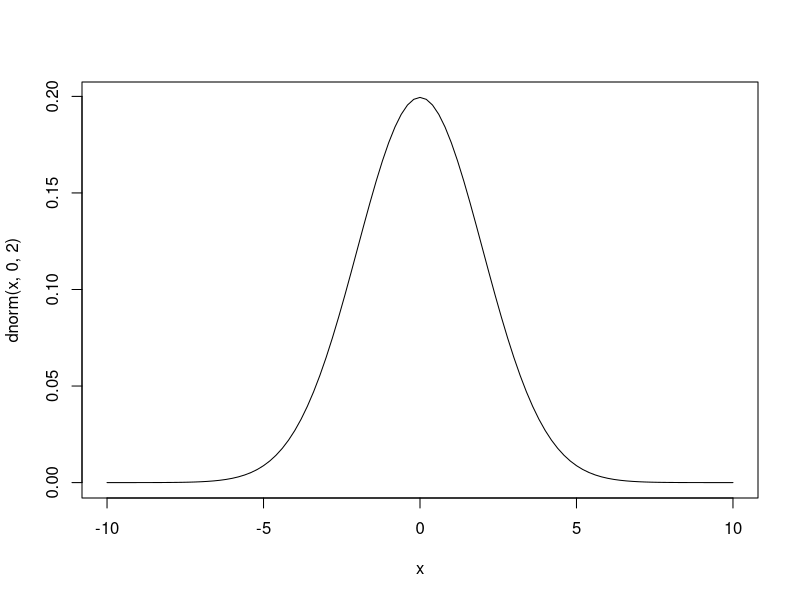
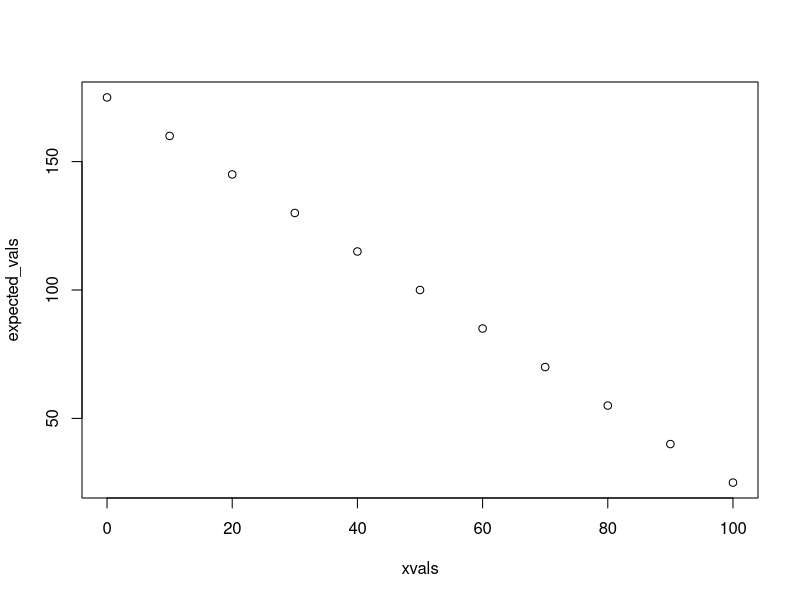
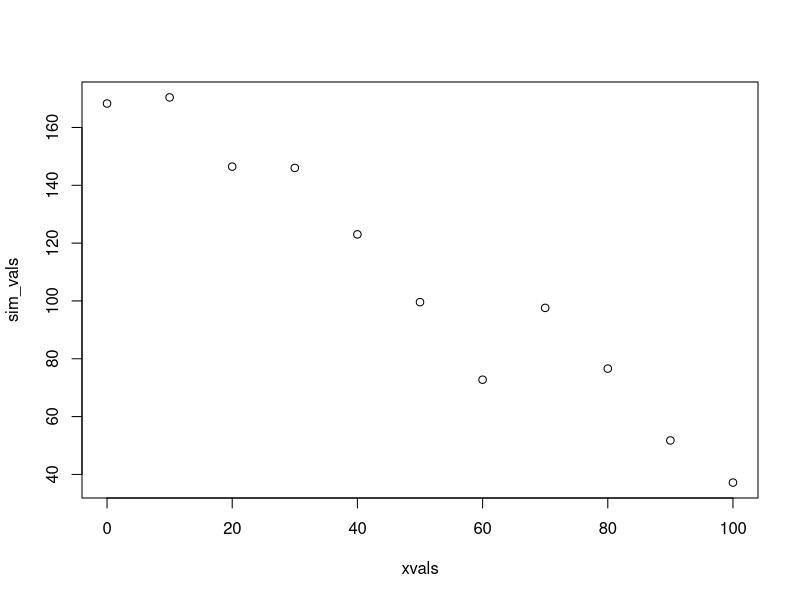
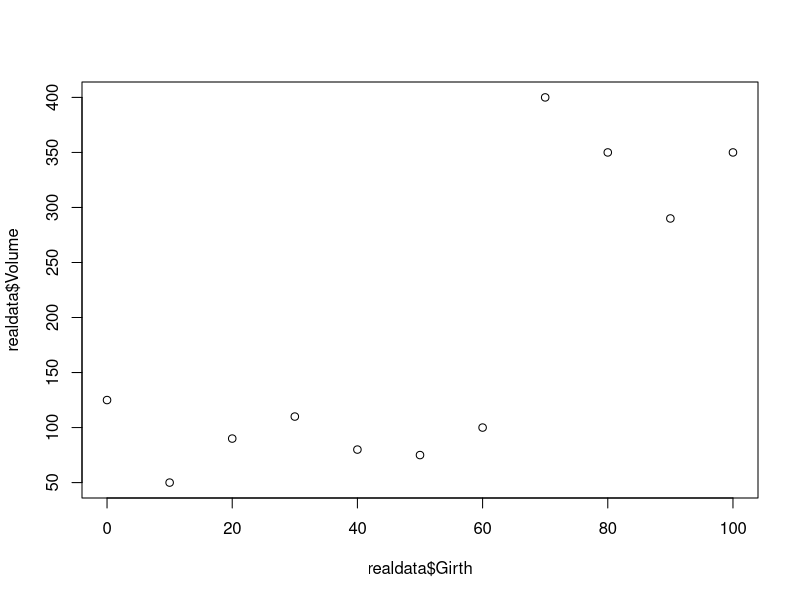
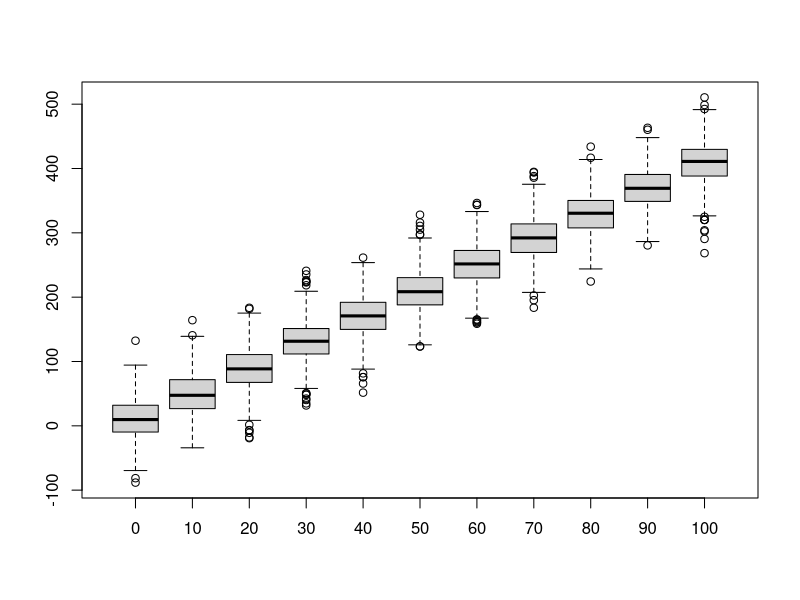
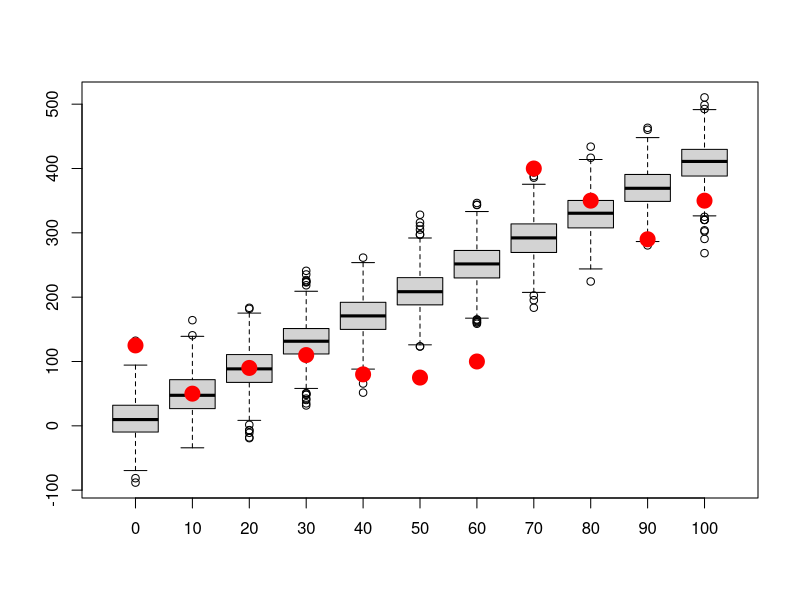
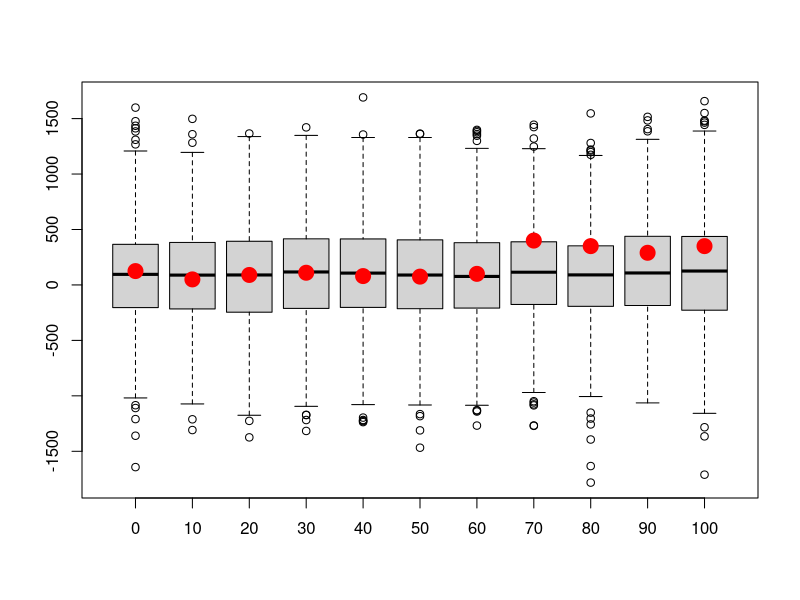
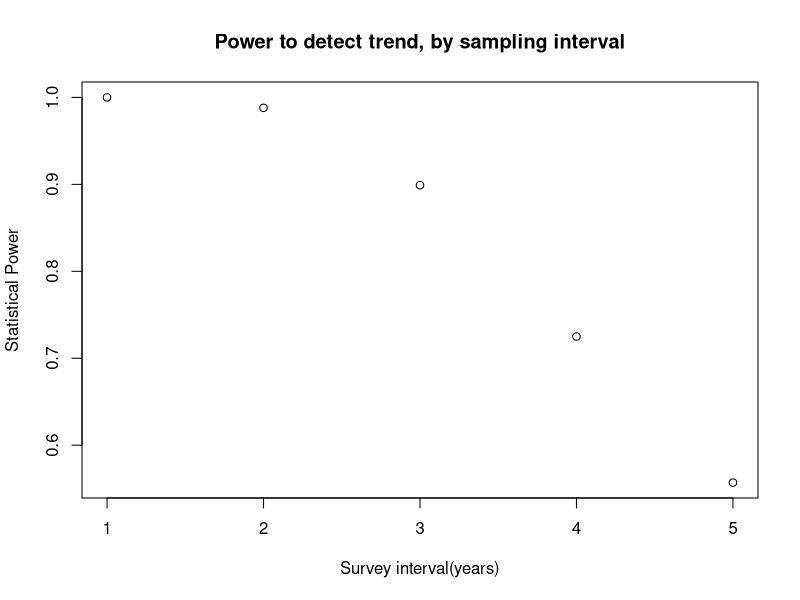

Write the R code that produced these figures, in order.
## ---- chunk 1
knitr::opts_chunk$set(echo = TRUE, cache = TRUE)
## ---- chunk 2

#  NRES 746, Lecture 3  ------------------------
##  University of Nevada, Reno       
##  The virtual ecologist                             
##     Building data simulation models  

## ---- chunk 3

#############
# Short exercise:

# Generate 50 samples from Normal(mean=10,sd=5) 


# Generate 1000 samples from Poisson(mean=50)


# Generate 10 samples from Beta(shape1=0.1,shape2=0.1)


# Try some other distributions and parameters.  NOTE: you can visualize probability densities easily using the "curve" function:

curve(dnorm(x,0,2),-10,10)

# What happens when you try to use a discrete distribution?

## ---- chunk 4

############
# SIMULATE DATA GENERATION: decompose into deterministic and stochastic components 

##########
# Deterministic component: define function for transforming a predictor variable into an expected response (linear regression)

    # Arguments:
      # x: vector of covariate values
      # a: the intercept of a linear relationship mapping the covariate to an expected response
      # b: the slope of a linear relationship mapping the covariate to an expected response

deterministic_component <- function(x,a,b){
  linear <- a + b*x   # specify a deterministic, linear functional form
  return(linear)
}

xvals = seq(0,100,10)  # define the values of a hypothetical predictor variable (e.g., tree girth)

expected_vals <- deterministic_component(xvals,175,-1.5)   # use the deterministic component to determine the expected response (e.g., tree volume)
expected_vals

plot(xvals,expected_vals)   # plot out the relationship

# plot(xvals,expected_vals,type="l")    # alternatively, plot as a line

## ---- chunk 5

##########
# Stochastic component: define a function for transforming an expected (deterministic) response and adding a layer of "noise" on top!

    # Arguments:
      # x: vector of expected responses
      # variance: variance of the "noise" component of your data simulation model
stochastic_component <- function(x,variance){     
  sd <- sqrt(variance)       # convert variance to standard deviation       
  stochvals <- rnorm(length(x),x,sd)       # add a layer of "noise" on top of the expected response values
  return(stochvals)
}

           # alternative: add the "residuals" onto the expected values. 
# stochastic_component <- function(x,variance){     
#   sd <- sqrt(variance)       # convert variance to standard deviation       
#   stochvals <- rnorm(length(x),0,sd)       # generate the 'residuals'    
#   return(x+stochvals)             # add a layer of "noise" on top of the expected response values
# }

    ### Simulate stochastic data!!
sim_vals <- stochastic_component(expected_vals,variance=500)   # try it- run the function to add noise to your expected values. 

plot(xvals,sim_vals)     # plot it- it should look much more "noisy" now!

# ALTERNATIVELY:

sim_vals <- stochastic_component(deterministic_component(xvals,175,-1.5),500)    # stochastic "shell" surrounds a deterministic "core"    

## ---- chunk 6

############
# Goodness-of-fit test!

    # Does the data fall into the range of plausble data produced by this fully specified model?

############
# Imagine you have the following "real" data (e.g., tree volumes). 

realdata <- data.frame(Volume=c(125,50,90,110,80,75,100,400,350,290,350),Girth=xvals)
plot(realdata$Girth,realdata$Volume)

## ---- chunk 7

#############
# Let's simulate many datasets from our hypothesized data generating model (intercept=10,slope=4,variance=1000):

reps <- 1000    # specify number of replicate datasets to generate
samplesize <- nrow(realdata)    # define the number of data points we should generate for each simulation "experiment"
simresults <- array(0,dim=c(samplesize,reps))   # initialize a storage array for results 
for(i in 1:reps){       # for each independent simulation "experiment":
  exp_vals <- deterministic_component(realdata$Girth,a=10,b=4)          # simulate the expected tree volumes for each measured girth value
  sim_vals <- stochastic_component(exp_vals,1000)  # add stochastic noise
  simresults[,i] <- sim_vals   # store the simulated data for later
}

    # now make a boxplot of the results
boxplot(t(simresults),xaxt="n")    # (repeat) make a boxplot of the simulation results
axis(1,at=c(1:samplesize),labels=realdata$Girth)                          # add x axis labels 

## ---- chunk 8

#########
# Now overlay the "real" data
    # how well does the model fit the data?

boxplot(lapply(1:nrow(simresults), function(i) simresults[i,]),xaxt="n")    # (repeat) make a boxplot of the simulation results
axis(1,at=c(1:samplesize),labels=realdata$Girth)                          # add x axis labels 
points(c(1:samplesize),realdata$Volume,pch=20,cex=3,col="red",xaxt="n")     # this time, overlay the "real" data 

## ---- chunk 9

#############
# Let's simulate many datasets from our hypothesized data generating model (intercept=100,slope=0,variance=75000):

reps <- 1000    # specify number of replicate datasets to generate
samplesize <- nrow(realdata)    # define the number of data points we should generate for each simulation "experiment"
simresults <- array(0,dim=c(samplesize,reps))   # initialize a storage array for results 
for(i in 1:reps){       # for each independent simulation "experiment":
  exp_vals <- deterministic_component(realdata$Girth,a=100,b=0)          # simulate the expected tree volumes for each measured girth value
  sim_vals <- stochastic_component(exp_vals,200000)  # add stochastic noise
  simresults[,i] <- sim_vals   # store the simulated data for later
}

    # now make a boxplot of the results
boxplot(lapply(1:nrow(simresults), function(i) simresults[i,]),xaxt="n")    # (repeat) make a boxplot of the simulation results
axis(1,at=c(1:samplesize),labels=realdata$Girth)                          # add x axis labels 
points(c(1:samplesize),realdata$Volume,pch=20,cex=3,col="red",xaxt="n")     # this time, overlay the "real" data 


## ---- chunk 10

###############
# Power analysis example: designing a monitoring program for a rare species


   ### first, let's develop some helper functions:

########
# function for computing the number of observed/detected animals in a single survey

    # Arguments:
      # TrueN: true population abundance
      # surveyors: number of survey participants each day
      # days: survey duration, in days

NumObserved <- function(TrueN=1000,surveyors=1,days=3){
  probPerPersonDay <- 0.02      # define the probability of detection per animal per person-day [hard-coded- potentially bad coding practice!]
  probPerDay <- 1-(1-probPerPersonDay)^surveyors      # define the probability of detection per animal per day (multiple surveyors)(animal must be detected at least once)
  probPerSurvey <- 1-(1-probPerDay)^days       # define the probability of detection per animal for the entire survey
  nobs <- rbinom(1,size=TrueN,prob=probPerSurvey)     # simulate the number of animals detected!
  return(nobs)
}
NumObserved(TrueN=500,surveyors=2,days=7)   # test the new function

## ---- chunk 11

#########
# function for computing expected abundance dynamics of a declining population (deterministic component!)

    # Arguments:
      # LastYearAbund: true population abundance in the previous year
      # trend: proportional change in population size from last year

ThisYearAbund <- function(LastYearAbund=1000,trend=-0.03){
  CurAbund <- LastYearAbund + trend*LastYearAbund    # compute abundance this year
  CurAbund <- floor(CurAbund)  # can't have fractional individuals!
  return(CurAbund)
}
ThisYearAbund(LastYearAbund=500,trend=-0.03)    # test the new function

# NOTE: we could introduce stochastic population dynamics (or density dependence, etc!) for a more realistic model, but we are omitting this here. 

## ---- chunk 12

########
# develop a function for simulating monitoring data from a declining population

    # Arguments:
      # initabund: true initial population abundance
      # trend: proportional change in population size from last year
      # years: duration of simulation
      # observers: number of survey participants each day
      # days: survey duration, in days
      # survint: survey interval, in years (e.g., 2 means surveys are conducted every other year)

SimulateMonitoringData <- function(initabund=1000,trend=-0.03,years=25,observers=1,days=3,survint=2){
  prevabund <- initabund        # initialize "previous-year abundance" at initial abundance 
  detected <- numeric(years)    # set up storage variable
  for(y in 1:years){            # for each year of the simulation:
    thisAbund <- ThisYearAbund(prevabund,trend)             # compute the current abundance on the basis of the trend
    detected[y] <- NumObserved(thisAbund,observers,days)     # sample the current population using this monitoring scheme
    prevabund <- thisAbund   # set this years abundance as the previous years abundance (to set up the simulation for next year)
  }
  surveyed <- c(1:years)%%survint==0    # which years were surveys actually performed?
  detected[!surveyed] <- NA            # if the survey is not performed that year, return a missing value
  return(detected)       # return the number of individuals detected
}

SimulateMonitoringData(initabund=1000,trend=-0.03,years=25,observers=1,days=3,survint=2)    # test the new function

## ---- chunk 13

#########
# finally, develop a function for assessing whether or not a decline was detected:

    # Arguments:
      # monitoringData: simulated results from a long-term monitoring study
      # alpha: define acceptable type-I error rate (false positive rate)

IsDecline <- function(monitoringData,alpha=0.05){
  time <- 1:length(monitoringData)      # vector of survey years
  model <- lm(monitoringData~time)    # for now, let's use ordinary linear regression (perform linear regression on simulated monitoring data)
  p_value <- summary(model)$coefficients["time","Pr(>|t|)"]      # extract the p-value  
  isdecline <- ifelse(summary(model)$coefficients["time","Estimate"]<0,TRUE,FALSE)     # determine if the simulated monitoring data determined a "significant" decline
  sig_decline <- ifelse((p_value<=alpha)&(isdecline),TRUE,FALSE)    # if declining and significant trend, then the monitoring protocol successfully diagnosed a decline
  return(sig_decline)
}

IsDecline(monitoringData=c(10,20,NA,15,1),alpha=0.05)    # test the function

## ---- chunk 14

nreps <- 1000
initabund <- 100
GetPower <- function(observers=1,days=3,alpha=0.05,years=25,survint=2,trend=-0.03){
  decline <- logical(nreps)
  for(i in 1:nreps){
    detected <- SimulateMonitoringData(initabund,trend,years,observers,days,survint)
    decline[i] <- IsDecline(detected,alpha)
  }
  Power <- length(which(decline==TRUE))/nreps 
  return(Power)
}
cat((sprintf("The statistical power to detect a decline for the default parameters is: %s",GetPower())))    # for default

## ---- chunk 15

  initabund = 1000
  survints <- c(1:5)
  powers <- numeric(length(survints))
  for(i in 1:length(survints)){
    powers[i] <- GetPower(survint=survints[i])
  }
  
  plot(powers~survints,xlab="Survey interval(years)",ylab="Statistical Power",main="Power to detect trend, by sampling interval") 
  
